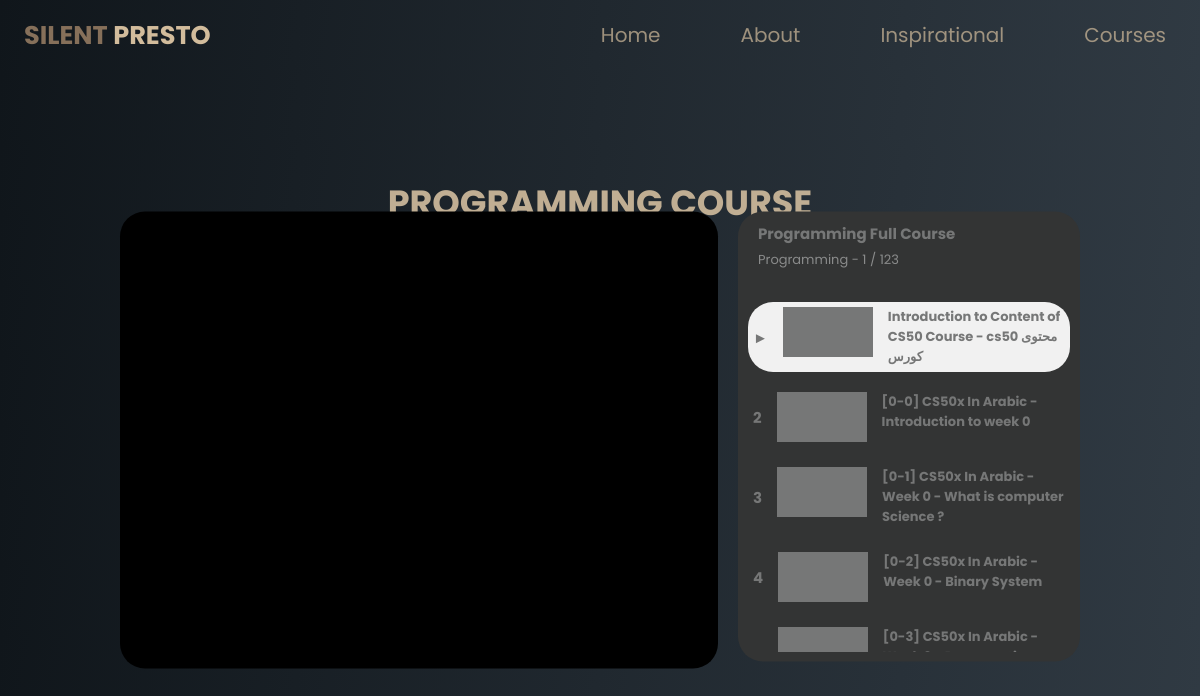
Page /course/Programming/ on the committed database.
### deaf_undead/models.py (models this page shows, shortened)
class CoursesCategories(models.Model):
    name = models.CharField(max_length=50)
    class Meta:
        verbose_name_plural = 'Courses Categories'

class AllCourses(models.Model):
    course_category     = models.ForeignKey(CoursesCategories, on_delete=models.CASCADE)
    course_name         = models.CharField(max_length=150)
    course_poster       = models.URLField()
    course_description  = models.TextField()
    course_link         = models.URLField()
    class Meta:
        verbose_name_plural = 'All Courses'

### deaf_undead/views.py (the view)
# urls.py: path("course/<str:cat_name>/"                   , CourseDetailView.as_view()            , name="course"                 ),
class CourseDetailView(TemplateView):
    template_name           = 'course.html'
    def get_context_data(self, **kwargs):
        context             = super().get_context_data(**kwargs)
        context['category'] = CoursesCategories.objects.get(name=self.kwargs['cat_name'])
        return context

### deaf_undead/templates/course.html (shortened to what this page needs)
{% extends 'base.html' %}
{% load static %}
{% block header_class_name %}c-header{% endblock header_class_name %}
{% block header_content %}
    <div class="c-container" style="margin-top:-30%">
        <p style="font-size:35px">{{category.name}} course</p>
    </div>
{% endblock header_content %}
{% block main_content %}
    <section class="courses"  id="c"  >
        <div id="playlist" style="margin-top:-80px;">
            <div id="video-dis" style="border-radius:25px">
              <iframe id="display-frame" style="border-radius:25px" src="" title="YouTube video player" frameborder="0" allow="" allowfullscreen></iframe>
            </div>
            <div id="v-list" class="video-li">
              <div id="vli-info">
                <div id="upper-info">
                  <div id="li-titles">
                    <div class="title">{{category.name}} Full Course</div>
                    <div class="sub-title">
                      <a href="" class="channel">{{category.name}}</a>
                      -
                      <span id="video-count">1 / 2</span>
                    </div>
                  </div>
                </div>
              </div>
              <div id="vli-videos" style="margin-top:-70px;">
                {% for c in category.allcourses_set.all  %}
                <div class="video-con   {% if forloop.counter.first %}active-con{% endif %}" video="{{c.course_link}}" style="margin-bottom:15px;">
                  <div class="index title" style="padding-right:10px;">0</div>
                  <div class="thumb">
                  </div>
                  <div class="v-titles" style="padding-left:10px;">
                    <div class="title" style="font-size:13px">{{c.course_name}}</div>
                  </div>
                </div>
                {% endfor %}
              </div>
            </div>
          </div>
    </section>
{% endblock main_content %}

### static/css/style.css (style rules this page uses)
* { margin: 0; padding: 0; box-sizing: border-box; font-family: 'Poppins', sans-serif; }
body { background: linear-gradient(98.22deg, #10161B 0%, #303A43 100%); }
.c-container { position: relative; width: 100%; max-width: 600px; justify-content: space-between; align-items: center; height: 100px; top: 100px; }
.c-header p { position: absolute; width: 100%; max-width: 600px; height: 100px; top: 200px; text-align: center; color:#c0ae93; font-family: 'Poppins'; font-weight: bold; font-size: 54px; text-transform: uppercase; }
.courses { position: relative; display: flex; width: 90%; top: 350px; left: 5%; justify-content: center; align-items: center; z-index: -1; }
#c { top: 450px; }
a.channel { color: inherit; text-decoration: none; }
.title { color: var(--secondary); font-size: 15px; font-weight: bold; }
.sub-title { color: var(--grey); font-size: 13px; }
#video-dis { flex: 6.5; margin-right: 20px; background: black; }
#video-dis iframe { width: 100%; height: 100%; }
.video-li { padding: var(--b-pad); border-radius: 3px; flex-direction: column; background: var(--primary); }
#vli-info { padding: 0 var(--b-pad) 0 var(--b-pad); }
#upper-info { display: flex; }
#li-titles div { padding-bottom: 5px; }
#vli-videos { flex: 7; overflow: auto; }
.video-con { display: flex; cursor: pointer; padding: var(--s-pad); column-gap: var(--s-pad); margin-bottom: var(--b-pad); }
.video-con:hover, .active-con { background: var(--active); }
.index { min-width: 15px; align-self: center; }
.thumb { width: 100px; height: 60px; background: var(--secondary); }
.v-titles { flex: 6; }

### deaf_undead/templates/course.html (style rules this page uses)
:root { --primary: #333434; --active: #f1f1f1; --secondary: #767777; --grey: #8a8b8b; --b-pad: 10px; --s-pad: 5px; --bg: rgb(50, 50, 50); }
a.channel { color: inherit; text-decoration: none; }
.title { color: var(--secondary); font-size: 15px; font-weight: bold; }
.sub-title { color: var(--grey); font-size: 13px; }
#playlist { top: 50%; left: 50%; width: 80vw; height:450px auto; display: flex; position: absolute; transform: translate(-50%, -50%); transition: all ease 0.3s; }
#video-dis { flex: 6.5; margin-right: 20px; background: black; }
#video-dis iframe { width: 100%; height:450px; }
.video-li { flex: 3.5; display: flex; padding: var(--b-pad); border-radius: 3px; flex-direction: column; background: var(--primary); height:450px; overflow:scroll; border-radius:25px; }
#vli-info { flex: 3; padding: 0 var(--b-pad) 0 var(--b-pad); }
#upper-info { display: flex; }
#li-titles { flex: 9; }
#li-titles div { padding-bottom: 5px; }
#vli-videos { flex: 7; overflow: scroll; }
.video-con { display: flex; cursor: pointer; padding: var(--s-pad); column-gap: var(--s-pad); margin-bottom: var(--b-pad); }
.video-con:hover, .active-con { background: var(--active); border-radius:25px; }
.index { min-width: 15px; align-self: center; }
.thumb { width: 90px; height: 50px; background: var(--secondary); }
.v-titles { flex: 6; }

### rows in the picture
CoursesCategories: name "PROGRAMMING", name "Programming"
AllCourses: course_name "Introduction to Content of CS50 Course - cs50 محتوى كورس"
AllCourses: course_name "[0-0] CS50x In Arabic - Introduction to week 0"
AllCourses: course_name "[0-1] CS50x In Arabic - Week 0 - What is computer Science ?"
AllCourses: course_name "[0-2] CS50x In Arabic - Week 0 - Binary System"
AllCourses: course_name "[0-3] CS50x In Arabic -…"
